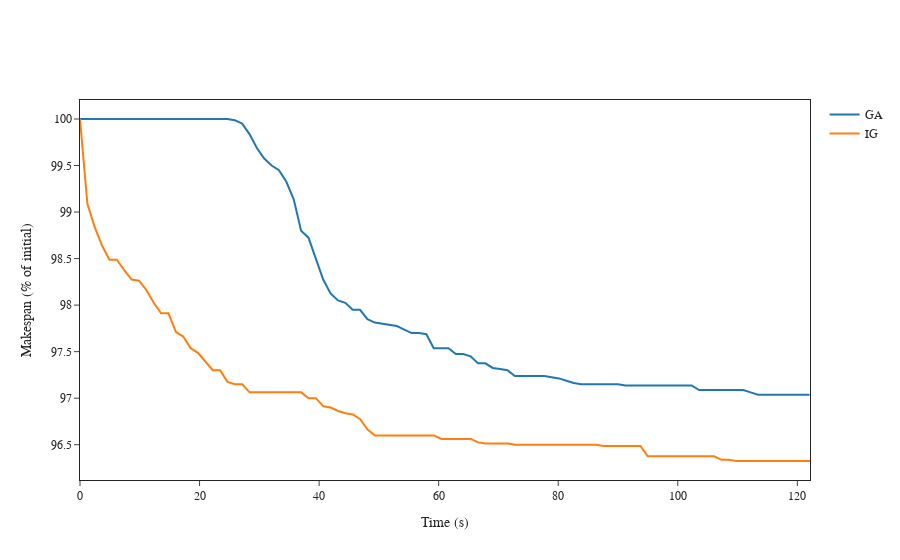

The notebook cell saved with this chart:
### Code cell
size = "n120m8"
fig = plot_convergence(
    ["../solutions/improvement/ga/gch/",
      "../solutions/improvement/ig/all/"],
    num_windows=100,
    size=size,
)

fig.show()

if SAVE_IMAGE:
    save_convergence_image(fig, size)
